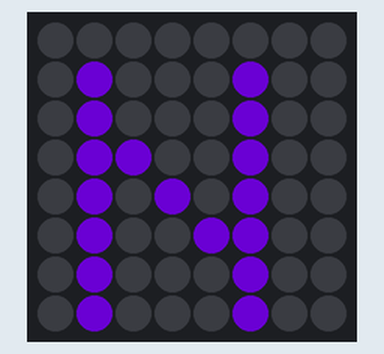
Bench run of a program on a simulated Raspberry Pi (BCM pin numbers) with a Sense HAT. Shown: the Sense HAT's 8×8 RGB LED matrix. Dim RGB values are drawn brighter than linear; random numbers come from a fixed seed.

Above: at 0.1 s.
At 4.1 s:
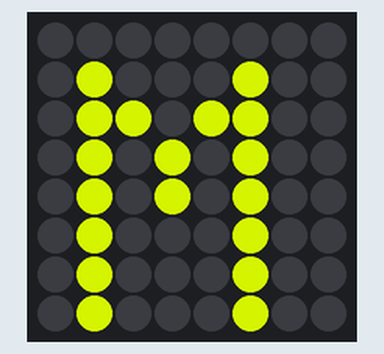
At 11.6 s:
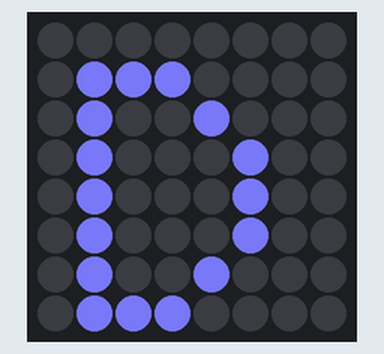
At 18.6 s:
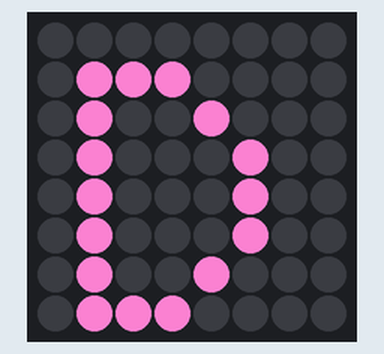
At 25.6 s:
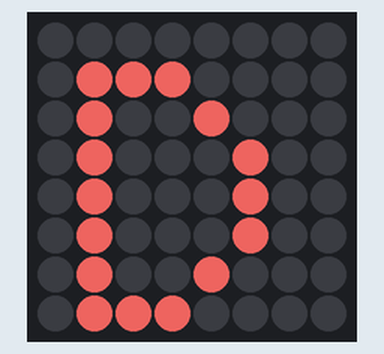
At 36.1 s:
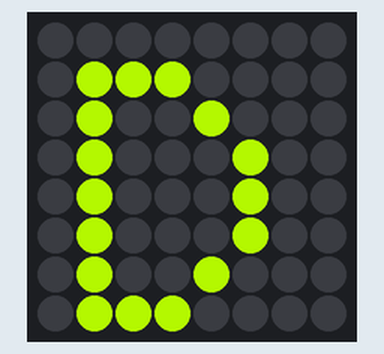

Measured:
- what the display in image 1 shows lasts 0.5 s, from 4.0 s to 4.5 s
- what the display in image 2 shows lasts 2.5 s, from 11.5 s to 14.0 s

The program:

nmd.py
```python
from sense_hat import SenseHat
import time
from random import randint

sense=SenseHat()
sense.clear()

keys = ['N','M','D']

while True:
    for key in keys:
        color=(randint(0,255), randint(0,255), randint(0,255) )
        sense.show_letter(key, text_colour=color)
        time.sleep(0.5)
    time.sleep(2)
```
